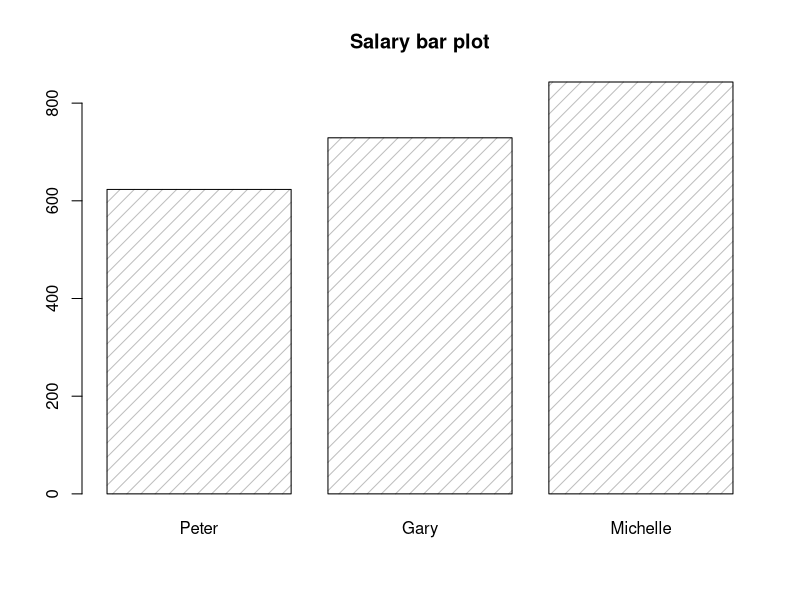
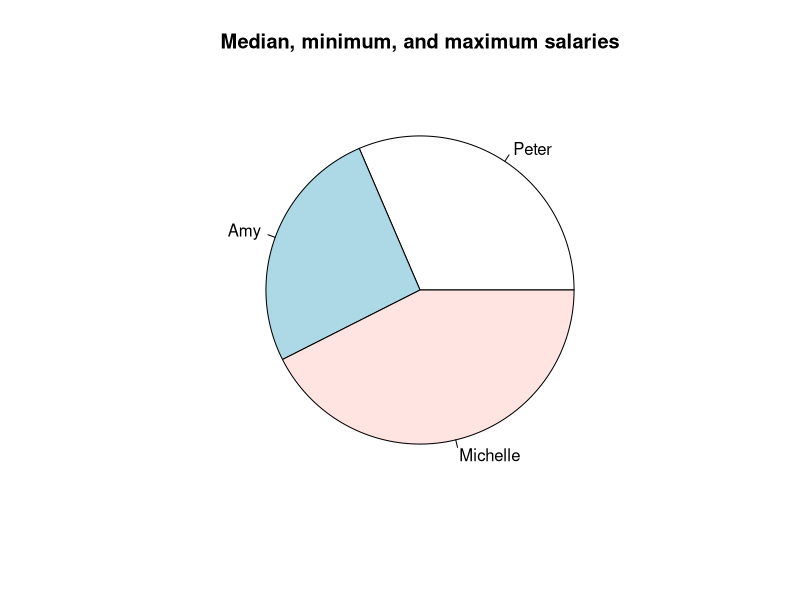

R code for these plots, in order:
#Homework 5-R - Katherine McKown
matrix1 <- matrix(c(7,2,9,4,12,13), nrow=2,ncol=3)
matrix2 <- matrix(c(1,2,3,7,8,9,12,13,14,19,20,21), nrow=3, ncol=4)
matrix1%*%matrix2

dataframe1 <- data.frame(
  id = c(1,2,3,4,5),
  name = c('Peter', 'Amy','Ryan','Gary','Michelle'),
  salary = c(623.30,515.20,611.00,729.00,843.25)
)
dataframe1

dataframe1$department <- c('IT','finance','computer science','statistics','mathematics')
dataframe1

data_frame <- dataframe1[c(1,3,5),c(2,3)]
data_frame

dataframe <- dataframe1[c(1,4,5),c(2,3)]
barplot(dataframe$salary, names.arg = dataframe$name, density=10, main = 'Salary bar plot')

which.max(dataframe1$salary) #row 5
which.min(dataframe1$salary) #row 2
median(dataframe1$salary) #623.3, which corresponds to row 1
datframe <- dataframe1[c(1,2,5), c(2,3)]
?pie
pie(datframe$salary, labels = datframe$name, main = 'Median, minimum, and maximum salaries')